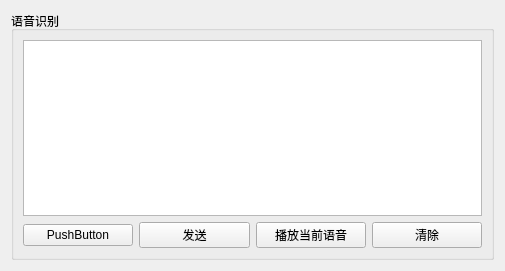
<?xml version="1.0" encoding="UTF-8"?>
<ui version="4.0">
 <class>Widget</class>
 <widget class="QWidget" name="Widget">
  <property name="geometry">
   <rect>
    <x>0</x>
    <y>0</y>
    <width>505</width>
    <height>271</height>
   </rect>
  </property>
  <property name="windowTitle">
   <string>Widget</string>
  </property>
  <layout class="QGridLayout" name="gridLayout">
   <item row="0" column="0">
    <widget class="QGroupBox" name="groupBox">
     <property name="title">
      <string>语音识别</string>
     </property>
     <layout class="QGridLayout" name="gridLayout_2">
      <item row="1" column="0">
       <layout class="QHBoxLayout" name="horizontalLayout">
        <item>
         <widget class="QPushButton" name="pushButton">
          <property name="text">
           <string>PushButton</string>
          </property>
         </widget>
        </item>
        <item>
         <widget class="QPushButton" name="sendButton">
          <property name="text">
           <string>发送</string>
          </property>
          <property name="default">
           <bool>false</bool>
          </property>
         </widget>
        </item>
        <item>
         <widget class="QPushButton" name="PlayButton">
          <property name="text">
           <string>播放当前语音</string>
          </property>
         </widget>
        </item>
        <item>
         <widget class="QPushButton" name="clearButton">
          <property name="text">
           <string>清除</string>
          </property>
         </widget>
        </item>
       </layout>
      </item>
      <item row="0" column="0">
       <widget class="QTextEdit" name="textEdit"/>
      </item>
     </layout>
    </widget>
   </item>
  </layout>
 </widget>
 <resources/>
 <connections/>
</ui>
